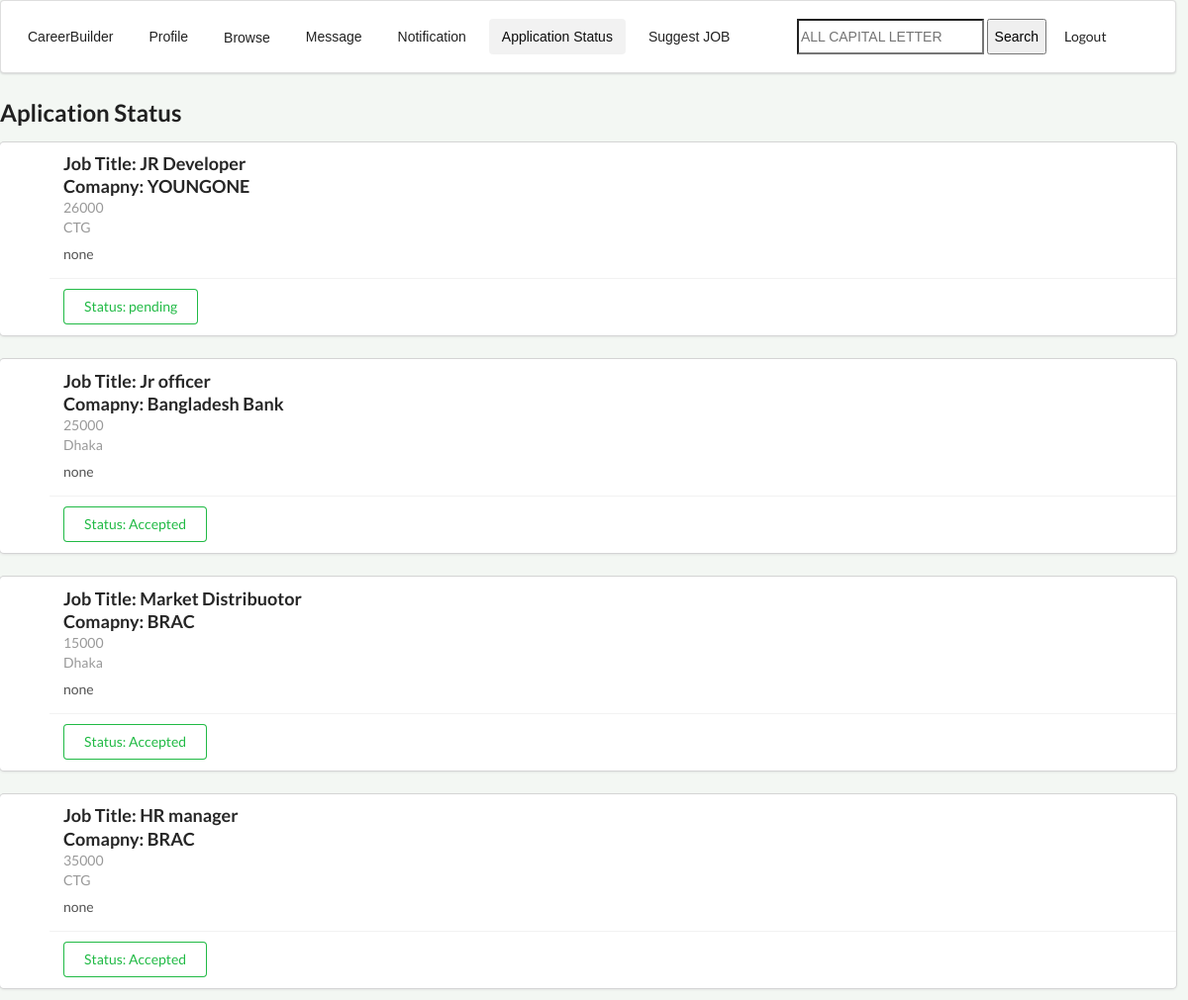
The page /applicationstatus.php (signed in) on the database its author committed.
### tables this page shows
CREATE TABLE `jobs` (
  `jobid` int(11) NOT NULL,
  `jobtitle` varchar(100) NOT NULL,
  `jobtype` varchar(100) NOT NULL,
  `jobdescription` varchar(1000) NOT NULL,
  `salary` varchar(100) NOT NULL,
  `location` varchar(100) NOT NULL,
  `jobkeywords` varchar(100) NOT NULL,
  `boosted` varchar(100) NOT NULL,
  `deadline` date NOT NULL,
  `recruiter` varchar(100) NOT NULL,
  `company_name` varchar(100) NOT NULL
);

CREATE TABLE `appointment` (
  `id` int(11) NOT NULL,
  `applicant` varchar(100) NOT NULL,
  `recruitant` varchar(100) NOT NULL,
  `status` varchar(100) NOT NULL,
  `jobid` int(11) NOT NULL
);

### applicationstatus.php (the view, shortened to what this page needs)
<?php
if(
        isset($_SESSION['useremail'])
    &&  !empty($_SESSION['useremail'])
){
    ?>
<!DOCTYPE html>
<html>
<head>
     <?php include "css.php"; ?>
</head>
<body>
      <div class="navbar">
              <div class="ui segment">
        <div class="ui secondary  menu">
          <input class="item" type="button" value="CareerBuilder" onclick="homefn();">
          <input class="  item" type="button" value="Profile" onclick="profilefn();">
           <?php include "dropdown.php"; ?>
            <input class="item" type="button" value="Message" onclick="messagefn();">
            <input class="item" type="button" value="Notification" onclick="notificationfn();">
            <input class=" active item" type="button" value="Application Status" onclick="statusfn();">
            <input class=" item" type="button" value="Suggest JOB" onclick="suggestfn();">
  <div class="right menu">
    <div class="item">
      <div class="ui icon input">
       <form action="searchprocess.php" method="POST">
                <input type="text" name="pid" id="pid" Placeholder="ALL CAPITAL LETTER">
                <input type="submit"  value="Search">
            </form>
            <input class="item" type="button" value="Logout" onclick="logoutfn();">
      </div>
    </div>
  </div>
</div>
 </div>
</div>
    <h2>Aplication Status</h2>
    <table >
        <tbody>
            <?php
                     try{
                        $conn=new PDO('mysql:host=localhost:3306;dbname=careerbuilder;','root','');
                        $conn->setAttribute(PDO::ATTR_ERRMODE,PDO::ERRMODE_EXCEPTION);
                         $mail=$_SESSION['useremail'];
                        $sqlquerystring="SELECT * FROM appointment  WHERE applicant='$mail' ";
                        $returnobj=$conn->query($sqlquerystring);
                        if($returnobj->rowCount()==0){
                             ?>
            <tr>
                <td colspan="2">DIDN'T APPLY FOR ANY JOB YET <input id="nodatafound" type="button" value=" Want to Apply for Jobs!!?" onclick="homefn();"></td>
            </tr>
            <?php
                        }
                        else{
                            $tabledata=$returnobj->fetchAll();
                            foreach($tabledata AS $row){
                            $jobid=$row['jobid'];
                        $sqlquerystring="SELECT * FROM jobs  WHERE jobid=$jobid ";
                        $returnobj=$conn->query($sqlquerystring);
                         $tabledata2=$returnobj->fetchAll();
                        foreach($tabledata2 AS $row2){
                            ?>
                               <tr>
                <div class="ui cards">
                    <div class="card" id="jobstatus">
                        <div class="content">
                            <div class="header">
                                Job Title: <?php echo $row2['jobtitle'];?><br>
                                Comapny: <?php    echo  $row2['company_name'];?><br>
                            </div>
                            <div class="meta">
                               <?php  echo  $row2['salary'];?><br>
                               <?php echo  $row2['location'];?><br>
                            </div>
                            <div class="description">
                               <?php echo  $row2['jobdescription'];?><br>
                            </div>
                        </div>
                        <div class="extra content">
                                <div class="ui basic green button">Status: <?php echo  $row['status']?></div>
                        </div>
                    </div>
                </div>
            </tr>
                         <?php
                        }
                            ?>
            <?php
                            }
                        }
                        }
                    catch (PDOException $ex){
                        ?>
            catch No data found
            <?php
                    }
                    ?>
        </tbody>
    </table>
</body>
</html>
<?php
}
else{
    ?>
<script>
    location.assign('login.php')
</script>
<?php
}
?>

### css.php (shortened to what this page needs)
<link rel="stylesheet" href="https://cdnjs.cloudflare.com/ajax/libs/semantic-ui/2.4.1/semantic.min.css">

### dropdown.php (shortened to what this page needs)
<div class="dropdown">
     <input class="item" id="dropbtn" type="button" value="Browse"  >
</div>

### css.php (style rules this page uses)
body { background-color: rgb(243,247,243); width: 99%; }
#jobstatus { width: 100%; padding-left: 50px; }
.right { float: right; }
#dropbtn { margin-top: 5px; }

### rows shown on the page
appointment: status "pending"
jobs: jobtitle "JR Developer", company_name "YOUNGONE", salary "26000", location "CTG", jobdescription "none"
appointment: status "Accepted"
jobs: jobtitle "Jr officer", company_name "Bangladesh Bank", salary "25000", location "Dhaka", jobdescription "none"
appointment: status "Accepted"
jobs: jobtitle "Market Distribuotor", company_name "BRAC", salary "15000", location "Dhaka", jobdescription "none"
appointment: status "Accepted"
jobs: jobtitle "HR manager", company_name "BRAC", salary "35000", location "CTG", jobdescription "none"
